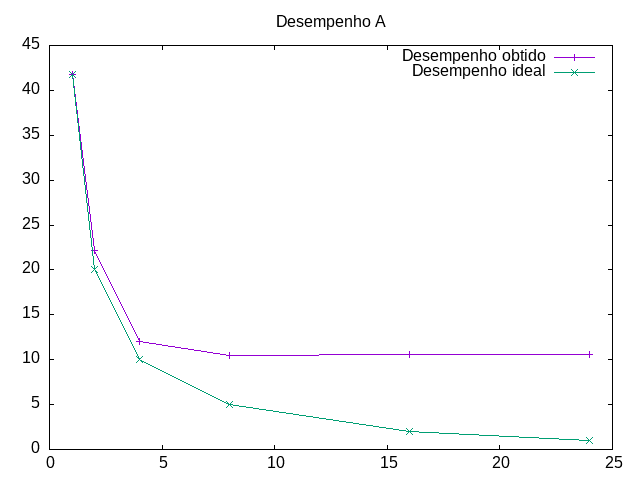

Reproduce this figure in gnuplot.
# título do gráfico
set title "Desempenho A"

# formato do arquivo de saída 
set term "png"

# arquivo de saída
set output "graficoDesempenhoA.png"

#  gráfico de linhas

plot "desempenhoA.txt" using 1:3 w linespoint title "Desempenho obtido", \
     "desempenhoA.txt" using 1:4 w linespoint title "Desempenho ideal"
